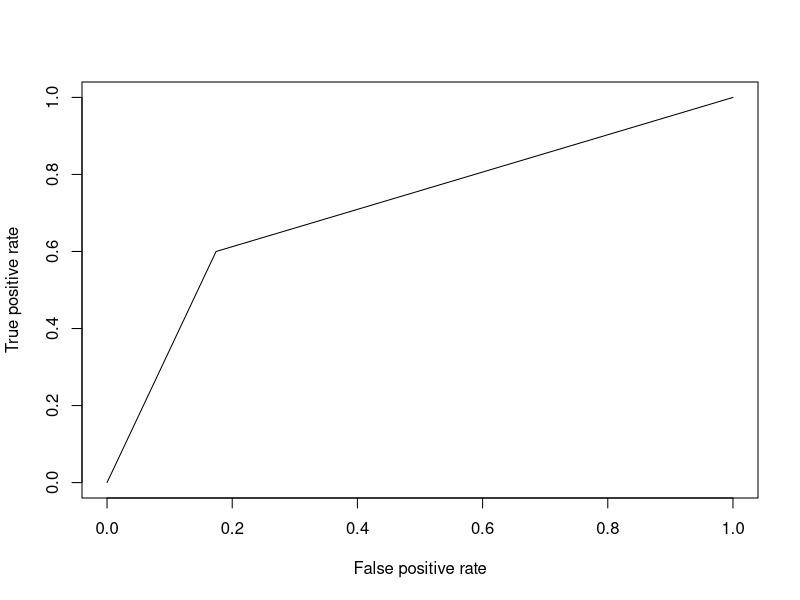

Write the R code that produced this figure.
## ---- chunk 1
knitr::opts_chunk$set(echo = TRUE)
require(ROCR)
require(e1071)
require(dplyr)
## ---- chunk 2

dat = read.table('./data/decision.dat', header = T)
subj8 = dat[dat$subjNo == 8,]

# prepare training data--make sure there are no duplicate columns , and also no columns that are constant
training_data = data.frame(x = dat[,c(1,3:5,7:8)], class = as.factor(dat$ER))
training_data = data.frame(x = subj8[,c(3:5,7:8)], class = as.factor(subj8$ER))
# set apart testing data
samp <- sample(nrow(training_data),round(0.2*nrow(training_data)))
testing_data <- training_data[samp,]
training_data2 <- training_data[-samp,]
subj8training <- subj8[-samp,]
# for the training data select an equal number of each class (we need the original subj8 to find the ER
errorInd <- which(subj8training$ER==1)
Nerrors <- length(errorInd)
correctInd <- which(subj8training$ER==0)
sampleCorr <- sample(correctInd,Nerrors)
equal_training_data <- training_data2[c(errorInd,sampleCorr),]
# Now run the SVM
svm.linear = svm(class~.,
data = equal_training_data,
kernel = "linear",
cost = 10,
scale = TRUE)
summary(svm.linear)

## ---- chunk 3
library(ROCR)
p <- predict(svm.linear,testing_data)
pr <- prediction(as.numeric(p),as.numeric(testing_data$class))
prf <- performance(pr, measure = "tpr", x.measure = "fpr")
plot(prf)
auc <- performance(pr, measure = "auc")
auc <- auc@y.values[[1]]
## ---- chunk 4

# find best model parameter
tune_out = tune(svm,
                class~.,
                data = equal_training_data,
                kernel = "linear",
                ranges = list(cost = c(0.001, 0.01, 0.1, 1,5,10,100)))
summary(tune_out)
## ---- chunk 5
bestmod = tune_out$best.model
summary(bestmod)
## ---- chunk 6

# find best model parameter
tune_out = tune(svm,
                class~.,
                data = equal_training_data,
                kernel = "polynomial",
                ranges = list(cost = c(0.001, 0.01, 0.1, 1,5,10,100)))
summary(tune_out)
## ---- chunk 7
bestmod = tune_out$best.model
summary(bestmod)
## ---- chunk 8

# find best model parameter
tune_out = tune(svm,
                class~.,
                data = equal_training_data,
                kernel = "radial",
                ranges = list(cost = c(0.001, 0.01, 0.1, 1,5,10,100)))
summary(tune_out)
## ---- chunk 9
bestmod = tune_out$best.model
summary(bestmod)
